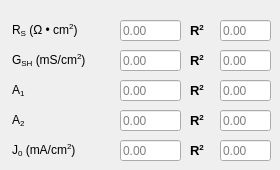
     <widget class="QWidget" name="analysis_results_light">
      <attribute name="title">
       <string>Light</string>
      </attribute>
      <widget class="QLabel" name="label_j0light">
       <property name="geometry">
        <rect>
         <x>12</x>
         <y>140</y>
         <width>121</width>
         <height>21</height>
        </rect>
       </property>
       <property name="font">
        <font>
         <pointsize>9</pointsize>
         <weight>50</weight>
         <bold>false</bold>
        </font>
       </property>
       <property name="text">
        <string>&lt;html&gt;&lt;head/&gt;&lt;body&gt;&lt;p&gt;J&lt;span style=&quot; vertical-align:sub;&quot;&gt;0&lt;/span&gt; (mA/cm&lt;span style=&quot; vertical-align:super;&quot;&gt;2&lt;/span&gt;)&lt;/p&gt;&lt;/body&gt;&lt;/html&gt;</string>
       </property>
      </widget>
      <widget class="QLabel" name="label_gslight">
       <property name="geometry">
        <rect>
         <x>12</x>
         <y>20</y>
         <width>121</width>
         <height>21</height>
        </rect>
       </property>
       <property name="font">
        <font>
         <pointsize>9</pointsize>
         <weight>50</weight>
         <bold>false</bold>
        </font>
       </property>
       <property name="text">
        <string>R&lt;sub&gt;S&lt;/sub&gt; (Ω • cm&lt;sup&gt;2&lt;/sup&gt;)</string>
       </property>
      </widget>
      <widget class="QLabel" name="label_rshlight">
       <property name="geometry">
        <rect>
         <x>12</x>
         <y>50</y>
         <width>131</width>
         <height>21</height>
        </rect>
       </property>
       <property name="font">
        <font>
         <pointsize>9</pointsize>
         <weight>50</weight>
         <bold>false</bold>
        </font>
       </property>
       <property name="text">
        <string>G&lt;sub&gt;SH&lt;/sub&gt; (mS/cm&lt;sup&gt;2&lt;/sup&gt;)</string>
       </property>
      </widget>
      <widget class="QLabel" name="label_a1light">
       <property name="geometry">
        <rect>
         <x>12</x>
         <y>80</y>
         <width>61</width>
         <height>21</height>
        </rect>
       </property>
       <property name="font">
        <font>
         <pointsize>9</pointsize>
         <weight>50</weight>
         <bold>false</bold>
        </font>
       </property>
       <property name="text">
        <string>&lt;html&gt;&lt;head/&gt;&lt;body&gt;&lt;p&gt;A&lt;span style=&quot; vertical-align:sub;&quot;&gt;1&lt;/span&gt;&lt;/p&gt;&lt;/body&gt;&lt;/html&gt;</string>
       </property>
      </widget>
      <widget class="QLabel" name="label_a2light">
       <property name="geometry">
        <rect>
         <x>12</x>
         <y>110</y>
         <width>51</width>
         <height>21</height>
        </rect>
       </property>
       <property name="sizePolicy">
        <sizepolicy hsizetype="Expanding" vsizetype="Expanding">
         <horstretch>0</horstretch>
         <verstretch>0</verstretch>
        </sizepolicy>
       </property>
       <property name="font">
        <font>
         <pointsize>9</pointsize>
         <weight>50</weight>
         <bold>false</bold>
        </font>
       </property>
       <property name="text">
        <string>&lt;html&gt;&lt;head/&gt;&lt;body&gt;&lt;p&gt;A&lt;span style=&quot; vertical-align:sub;&quot;&gt;2&lt;/span&gt;&lt;/p&gt;&lt;/body&gt;&lt;/html&gt;</string>
       </property>
      </widget>
      <widget class="QLineEdit" name="result_gslight">
       <property name="geometry">
        <rect>
         <x>120</x>
         <y>20</y>
         <width>61</width>
         <height>21</height>
        </rect>
       </property>
       <property name="font">
        <font>
         <pointsize>9</pointsize>
         <weight>50</weight>
         <bold>false</bold>
        </font>
       </property>
       <property name="dragEnabled">
        <bool>true</bool>
       </property>
       <property name="readOnly">
        <bool>true</bool>
       </property>
       <property name="placeholderText">
        <string>0.00</string>
       </property>
      </widget>
      <widget class="QLineEdit" name="result_rshlight">
       <property name="geometry">
        <rect>
         <x>120</x>
         <y>50</y>
         <width>61</width>
         <height>21</height>
        </rect>
       </property>
       <property name="font">
        <font>
         <pointsize>9</pointsize>
         <weight>50</weight>
         <bold>false</bold>
        </font>
       </property>
       <property name="dragEnabled">
        <bool>true</bool>
       </property>
       <property name="readOnly">
        <bool>true</bool>
       </property>
       <property name="placeholderText">
        <string>0.00</string>
       </property>
      </widget>
      <widget class="QLineEdit" name="result_a1light">
       <property name="geometry">
        <rect>
         <x>120</x>
         <y>80</y>
         <width>61</width>
         <height>21</height>
        </rect>
       </property>
       <property name="font">
        <font>
         <pointsize>9</pointsize>
         <weight>50</weight>
         <bold>false</bold>
        </font>
       </property>
       <property name="dragEnabled">
        <bool>true</bool>
       </property>
       <property name="readOnly">
        <bool>true</bool>
       </property>
       <property name="placeholderText">
        <string>0.00</string>
       </property>
      </widget>
      <widget class="QLineEdit" name="result_a2light">
       <property name="geometry">
        <rect>
         <x>120</x>
         <y>110</y>
         <width>61</width>
         <height>21</height>
        </rect>
       </property>
       <property name="font">
        <font>
         <pointsize>9</pointsize>
         <weight>50</weight>
         <bold>false</bold>
        </font>
       </property>
       <property name="dragEnabled">
        <bool>true</bool>
       </property>
       <property name="readOnly">
        <bool>true</bool>
       </property>
       <property name="placeholderText">
        <string>0.00</string>
       </property>
      </widget>
      <widget class="QLineEdit" name="result_j0light">
       <property name="geometry">
        <rect>
         <x>120</x>
         <y>140</y>
         <width>61</width>
         <height>21</height>
        </rect>
       </property>
       <property name="font">
        <font>
         <pointsize>9</pointsize>
         <weight>50</weight>
         <bold>false</bold>
        </font>
       </property>
       <property name="dragEnabled">
        <bool>true</bool>
       </property>
       <property name="readOnly">
        <bool>true</bool>
       </property>
       <property name="placeholderText">
        <string>0.00</string>
       </property>
      </widget>
      <widget class="QLabel" name="label_gslight_rsquared">
       <property name="geometry">
        <rect>
         <x>190</x>
         <y>20</y>
         <width>21</width>
         <height>21</height>
        </rect>
       </property>
       <property name="font">
        <font>
         <pointsize>10</pointsize>
         <weight>75</weight>
         <bold>true</bold>
        </font>
       </property>
       <property name="text">
        <string>R&lt;sup&gt;2&lt;/sup&gt;</string>
       </property>
      </widget>
      <widget class="QLineEdit" name="result_gslight_rsquared">
       <property name="geometry">
        <rect>
         <x>220</x>
         <y>20</y>
         <width>51</width>
         <height>21</height>
        </rect>
       </property>
       <property name="font">
        <font>
         <pointsize>9</pointsize>
         <weight>50</weight>
         <bold>false</bold>
        </font>
       </property>
       <property name="dragEnabled">
        <bool>true</bool>
       </property>
       <property name="readOnly">
        <bool>true</bool>
       </property>
       <property name="placeholderText">
        <string>0.00</string>
       </property>
      </widget>
      <widget class="QLabel" name="label_rshlight_rsquared">
       <property name="geometry">
        <rect>
         <x>190</x>
         <y>50</y>
         <width>21</width>
         <height>21</height>
        </rect>
       </property>
       <property name="font">
        <font>
         <pointsize>10</pointsize>
         <weight>75</weight>
         <bold>true</bold>
        </font>
       </property>
       <property name="text">
        <string>R&lt;sup&gt;2&lt;/sup&gt;</string>
       </property>
      </widget>
      <widget class="QLineEdit" name="result_rshlight_rsquared">
       <property name="geometry">
        <rect>
         <x>220</x>
         <y>50</y>
         <width>51</width>
         <height>21</height>
        </rect>
       </property>
       <property name="font">
        <font>
         <pointsize>9</pointsize>
         <weight>50</weight>
         <bold>false</bold>
        </font>
       </property>
       <property name="dragEnabled">
        <bool>true</bool>
       </property>
       <property name="readOnly">
        <bool>true</bool>
       </property>
       <property name="placeholderText">
        <string>0.00</string>
       </property>
      </widget>
      <widget class="QLineEdit" name="result_a1light_rsquared">
       <property name="geometry">
        <rect>
         <x>220</x>
         <y>80</y>
         <width>51</width>
         <height>21</height>
        </rect>
       </property>
       <property name="font">
        <font>
         <pointsize>9</pointsize>
         <weight>50</weight>
         <bold>false</bold>
        </font>
       </property>
       <property name="dragEnabled">
        <bool>true</bool>
       </property>
       <property name="readOnly">
        <bool>true</bool>
       </property>
       <property name="placeholderText">
        <string>0.00</string>
       </property>
      </widget>
      <widget class="QLabel" name="label_a1light_rsquared">
       <property name="geometry">
        <rect>
         <x>190</x>
         <y>80</y>
         <width>21</width>
         <height>21</height>
        </rect>
       </property>
       <property name="font">
        <font>
         <pointsize>10</pointsize>
         <weight>75</weight>
         <bold>true</bold>
        </font>
       </property>
       <property name="text">
        <string>R&lt;sup&gt;2&lt;/sup&gt;</string>
       </property>
      </widget>
      <widget class="QLabel" name="label_a2light_rsquared">
       <property name="geometry">
        <rect>
         <x>190</x>
         <y>110</y>
         <width>21</width>
         <height>21</height>
        </rect>
       </property>
       <property name="font">
        <font>
         <pointsize>10</pointsize>
         <weight>75</weight>
         <bold>true</bold>
        </font>
       </property>
       <property name="text">
        <string>R&lt;sup&gt;2&lt;/sup&gt;</string>
       </property>
      </widget>
      <widget class="QLineEdit" name="result_a2light_rsquared">
       <property name="geometry">
        <rect>
         <x>220</x>
         <y>110</y>
         <width>51</width>
         <height>21</height>
        </rect>
       </property>
       <property name="font">
        <font>
         <pointsize>9</pointsize>
         <weight>50</weight>
         <bold>false</bold>
        </font>
       </property>
       <property name="dragEnabled">
        <bool>true</bool>
       </property>
       <property name="readOnly">
        <bool>true</bool>
       </property>
       <property name="placeholderText">
        <string>0.00</string>
       </property>
      </widget>
      <widget class="QLineEdit" name="result_j0light_rsquared">
       <property name="geometry">
        <rect>
         <x>220</x>
         <y>140</y>
         <width>51</width>
         <height>21</height>
        </rect>
       </property>
       <property name="font">
        <font>
         <pointsize>9</pointsize>
         <weight>50</weight>
         <bold>false</bold>
        </font>
       </property>
       <property name="dragEnabled">
        <bool>true</bool>
       </property>
       <property name="readOnly">
        <bool>true</bool>
       </property>
       <property name="placeholderText">
        <string>0.00</string>
       </property>
      </widget>
      <widget class="QLabel" name="label_j0light_rsquared">
       <property name="geometry">
        <rect>
         <x>190</x>
         <y>140</y>
         <width>21</width>
         <height>21</height>
        </rect>
       </property>
       <property name="font">
        <font>
         <pointsize>10</pointsize>
         <weight>75</weight>
         <bold>true</bold>
        </font>
       </property>
       <property name="text">
        <string>R&lt;sup&gt;2&lt;/sup&gt;</string>
       </property>
      </widget>
     </widget>
